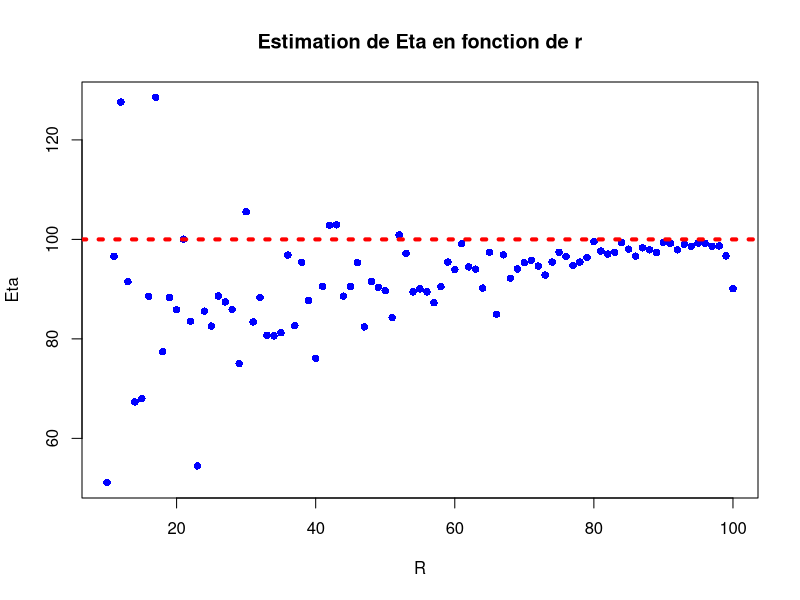
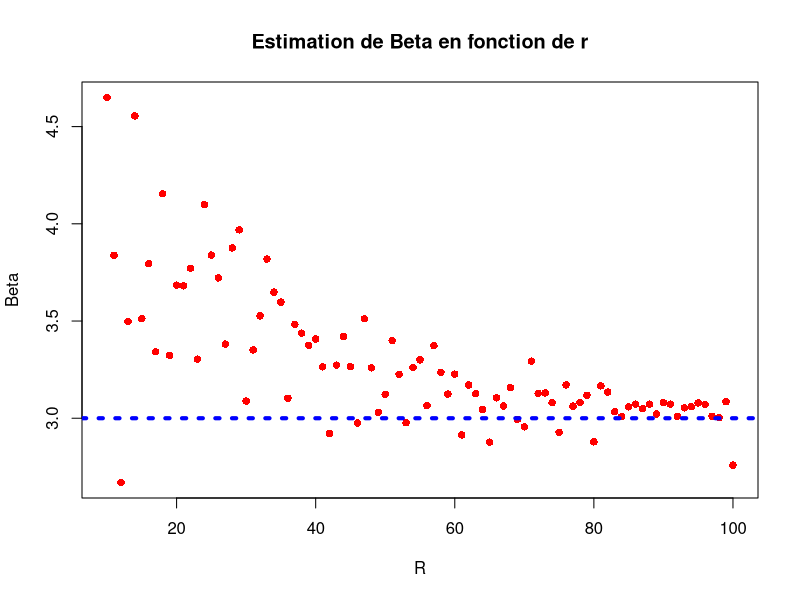

Here is the R script that generated these plots, in order:
## Simulation d'un echantillion censuré de type III (Multicensuré)
simWeibIII <- function(n,beta,eta,facteur)
{
res = matrix(0,n,2)
sim = rweibull(n,beta,eta)
Tc = rweibull(n,beta,eta*facteur)
for (i in 1:n) {
  if (Tc[i]<sim[i]) {
    res[i,2] = 0
    res[i,1] = Tc[i]
  } else {
    res[i,2] = 1
    res[i,1] = sim[i]
  }   
}
return(res)
}



beta = 3
eta = 100
n = 100
Facteurs = seq(0.01,3.2,0.01)
All = matrix(1,100,3) # première colonne Eta
                     # deuxième colonne Beta
                     # troisième colonne: nombre de sim
k=1
## Calcul de la moyenne et variance des estimations de paramètres
for (Facteur in Facteurs) {
  for (h in 1:10) {
    sim = simWeibIII(n,beta,eta,Facteur)
    R = sum(sim[,2])
    if (R<n/10)
      break
    simOrdre = sim[order(sim[,2], decreasing=TRUE),]
    simObserve = simOrdre[1:R,1]
    simObserve = simObserve[order(simObserve)]
    ## Fontion pour estimer les paramètres
    f <- function(param) {
      eta = param[1]
      beta = param[2]
      -(R*log(beta) - R*beta*log(eta) + (beta-1)*sum(log(simOrdre)[1:R]) - (1/(eta^beta))*(sum((simOrdre^beta)[1:R])+(n-R)*simOrdre[R]^beta)) 
    }
    ## Graphe de probabilite pour estimer les param initiaux de l'optim
    graphe4 = matrix(1,R,2)
    for (i in 1:R){
      graphe4[i,1] = log(simObserve[i])
      #Kaplan Meier
      for (j in 1:R) {
          if (simObserve[j]>simObserve[i]) {
            break
          }
          graphe4[i,2] = graphe4[i,2]*(n-j)/(n-j+1)
      }
    }
    graphe4[,2]= log(log(1/(graphe4[,2])))
    if (R==n) {
      graphe4 <- graphe4[-n,]
    }

  #par(new=TRUE)
  #plot(graphe4, col="blue", pch=16)

  LM = lm(graphe4[,2]~graphe4[,1])
  #abline(LM)
  origine=LM$coef[1]
  pente = LM$coef[2]
  eta0 = exp(-origine/pente)
  beta0 = pente
  #Calcul de Eta et Beta
  res <- optim(c(eta0,beta0),f)
  EtaChapeau = res$par[1]
  BetaChapeau = res$par[2]
  All[R,1] = All[R,1] + EtaChapeau
  All[R,2] = All[R,2] + BetaChapeau
  All[R,3] = All[R,3] + 1
  }
}

All = All/All[,3]
#Graphes d'eta
pdf("EtaFonctionDeRIII.pdf", height=5,width=10)
#par(mfrow = c(1,2))
plot(All[10:100,1]~c(10:100), main="Estimation de Eta en fonction de r",xlab="R", ylab="Eta", col="blue", pch=16)
abline(h = eta, col = "red", lty = "dotted",lwd=4)
dev.off()
#plot(lambdaBetaRVar[RInit:100,], main="Variance des estimation de Eta en fonction de r",xlab="R", ylab="Var(Eta)", col="red", pch=16)
#Graphes de Beta
pdf("BetaFonctionDeRIII.pdf", height=5,width=10)
plot(All[10:100,2]~c(10:100), main="Estimation de Beta en fonction de r",xlab="R", ylab="Beta", col="red", pch=16)
abline(h = beta, col = "blue", lty="dotted", lwd=4)
#plot(lambdaBetaRVar[RInit:100,-2], main="Variance de Beta en fonction de r", xlab="R", ylab="Var(Beta)", col="red",  pch=16)
dev.off()

## Tests d'adéquation
